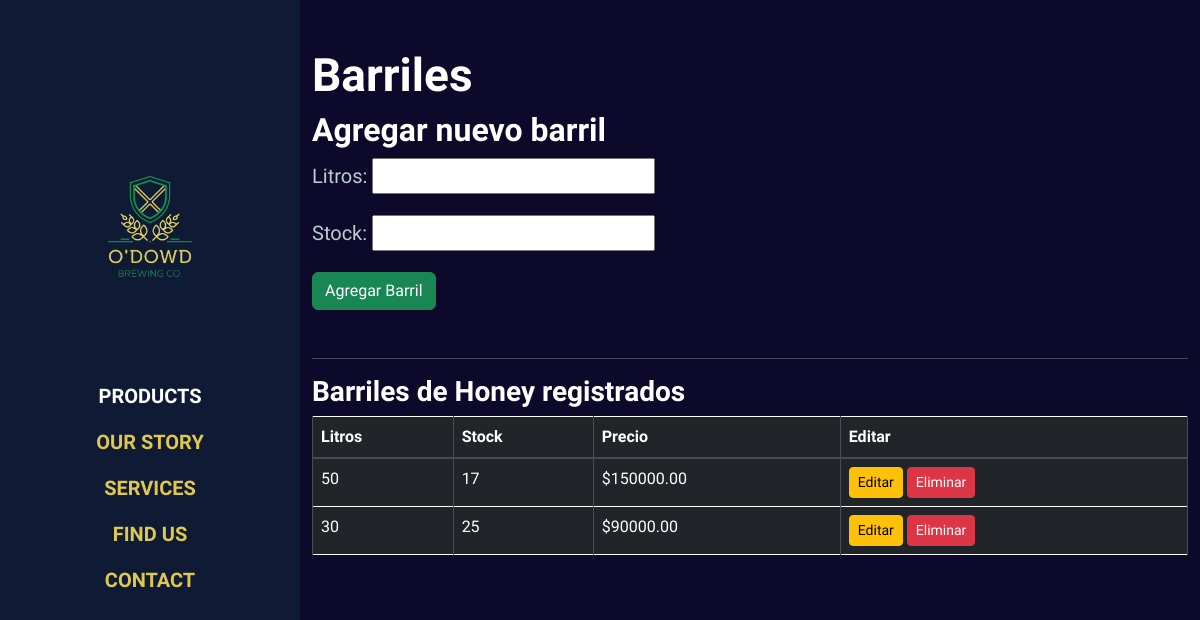
Screenshot of /catalogo/cerveza/5/barriles/ with the database file from the repository.
### Catalogo/models.py (models this page shows, shortened)
class Cerveza(models.Model):
    nombre = models.CharField(max_length=30)
    descripcion = models.TextField()
    estilo = models.ForeignKey(Categoria, on_delete=models.SET_NULL, null=True)
    porcentaje_alcohol = models.ForeignKey(GraduacionAlcoholica, on_delete=models.SET_NULL, null=True)
    ibu = models.IntegerField()
    foto = models.ImageField(upload_to='catalogo/upload/img/', null=True)
    precio_litro = models.DecimalField(max_digits=10, decimal_places=2, default=0)
    disponible = models.BooleanField(default=True)

class Barril(models.Model):
    cerveza = models.ForeignKey(Cerveza, on_delete=models.CASCADE, related_name='barriles')
    litros = models.IntegerField()
    stock = models.IntegerField()
    def calcular_precio(self):
        return self.litros * self.cerveza.precio_litro

### Catalogo/views.py (the view)
# urls.py: path('cerveza/<int:cerveza_id>/barriles/', views.editar_stock_barriles, name='editar_stock_barriles'),
def editar_stock_barriles(request, cerveza_id):
    cerveza = get_object_or_404(Cerveza, pk=cerveza_id)
    barriles = Barril.objects.filter(cerveza=cerveza)
    if request.method == "POST":
        form = BarrilForm(request.POST)
        if form.is_valid():
            nuevo_barril = form.save(commit=False)
            nuevo_barril.cerveza = cerveza
            barril_existente = Barril.objects.filter(
                cerveza=cerveza,
                litros=nuevo_barril.litros
            ).first()
            if barril_existente:
                barril_existente.stock += nuevo_barril.stock
                barril_existente.save()
            else:
                nuevo_barril.save()
            return redirect('editar_stock_barriles', cerveza_id=cerveza.id)
    else:
        form = BarrilForm()
    return render(request, 'editar_stock_barriles.html', {
        'cerveza': cerveza,
        'barriles': barriles,
        'form': form
    })

### Catalogo/forms.py
class BarrilForm(forms.ModelForm):
    class Meta:
        model = Barril
        fields = ['litros', 'stock']

### Catalogo/templates/editar_stock_barriles.html (shortened to what this page needs)
{% extends "base.html" %}
{% block content %}
<div class="container mt-5">
  <h2 style="color: white;">Barriles</h2>
  <h3 style="color: white;">Agregar nuevo barril</h3>
  <form method="post" class="mb-5">
    {{ form.as_p }}
    <button type="submit" class="btn btn-success">Agregar Barril</button>
  </form>
  <hr>
  <h4 style="color: white;">Barriles de {{ cerveza.nombre }} registrados</h4>
  <table class="table table-dark table-bordered">
    <thead>
      <tr>
        <th>Litros</th>
        <th>Stock</th>
        <th>Precio</th>
        <th>Editar</th>
      </tr>
    </thead>
    <tbody>
      {% for barril in barriles %}
      <tr>
        <td>{{ barril.litros }}</td>
        <td>{{ barril.stock }}</td>
        <td>${{ barril.calcular_precio }}</td>
        <td>
          <a href="{% url 'editar_stock_barril' barril.id %}" class="btn btn-warning btn-sm">Editar</a>
          <button type="button" class="btn btn-danger btn-sm" data-bs-toggle="modal" data-bs-target="#confirmarEliminacionModal{{ barril.id }}">Eliminar</button>
        </td>
      </tr>
      {% empty %}
      <tr>
        <td colspan="4">No hay barriles para esta cerveza.</td>
      </tr>
      {% endfor %}
    </tbody>
  </table>
</div>
{% endblock %}

### Catalogo/static/css/odowStyle.css (style rules this page uses)
:root { --white-color: #ffffff; --primary-color: #0F1B34; --secondary-color: #c12828; --section-bg-color: #f0f8ff; --custom-btn-bg-color: #c12828; --custom-btn-bg-hover-color: #FDBB2D; --dark-color: #000000; --p-color: #717275; --border-color: #7fffd4; --link-hover-color: #B22727; --body-font-family: 'Unbounded', cursive; --h1-font-size: 74px; --h2-font-size: 46px; --h3-font-size: 32px; --h4-font-size: 28px; --h5-font-size: 24px; --h6-font-size: 22px; --p-font-size: 20px; --btn-font-size: 16px; --copyright-font-size: 14px; --border-radius-large: 100px; --border-radius-medium: 20px; --border-radius-small: 10px; --font-weight-thin: 200; --font-weight-light: 300; --font-weight-normal: 400; --font-weight-bold: 700; }
body { background-color: var(--white-color); font-family: var(--body-font-family); }
h2, h3, h4, h5, h6 { color: var(--dark-color); }
h1, h2, h3, h4, h5, h6 { font-weight: var(--font-weight-bold); }
h2 { font-size: var(--h2-font-size); }
h3 { font-size: var(--h3-font-size); }
h4 { font-size: var(--h4-font-size); }
p { color: var(--p-color); font-size: var(--p-font-size); font-weight: var(--font-weight-light); }
a, button { touch-action: manipulation; transition: all 0.3s; }
a { display: inline-block; color: var(--primary-color); text-decoration: none; }

### Catalogo/static/css/estilos.css (style rules this page uses)
body { background-color:rgb(12, 9, 42); color: white; }
p { color: #bdcdd1; }
td, th { word-wrap: break-word; white-space: normal !important; max-width: 250px; }

### rows the page displays
Cerveza: nombre "Honey"
Barril: litros "50", stock "17", calcular_precio "150000.00"
Barril: litros "30", stock "25", calcular_precio "90000.00"
